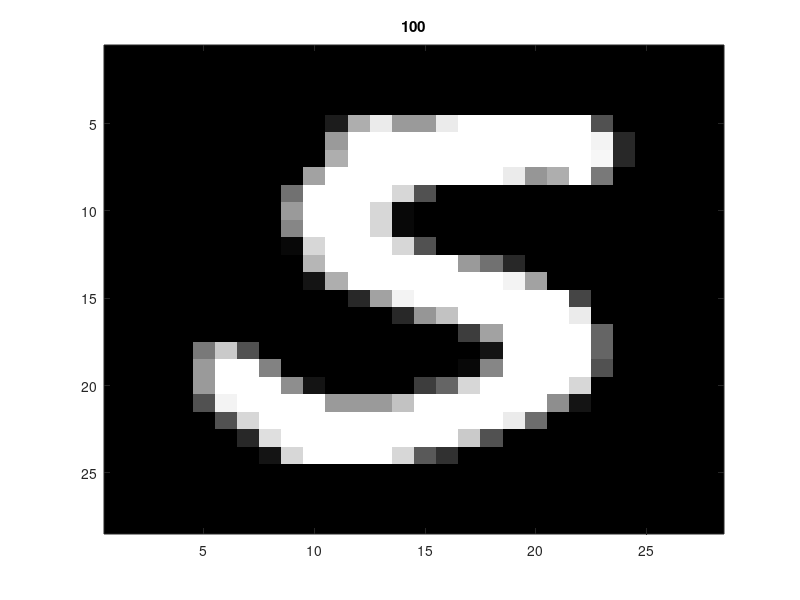

Recreate this plot in MATLAB.
load mnistData.mat
close all
 for imgNum = 1:100; 
      newImg = reshape(imagesData(:,imgNum),[28,28])'; % transpose turns sideways 
      imagesc(newImg);
	  colormap gray
      title(num2str(imgNum))
      pause(0.5)
 end